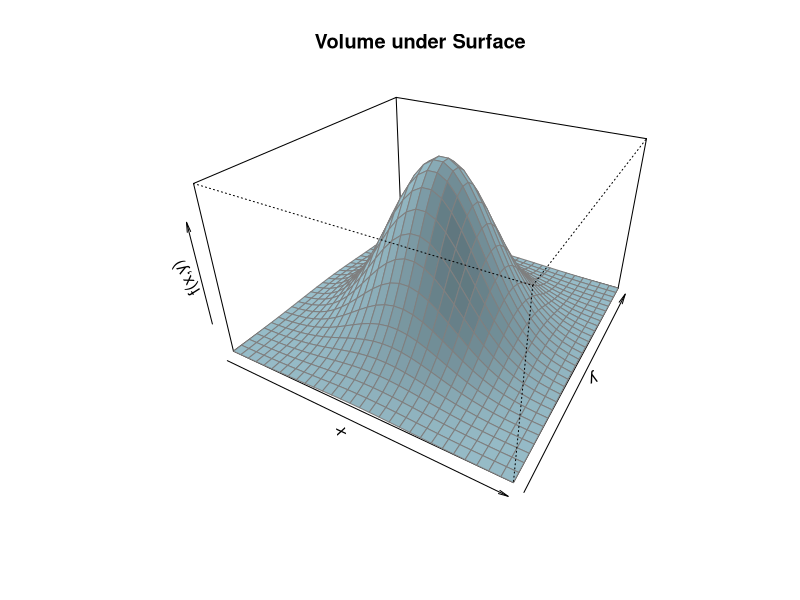
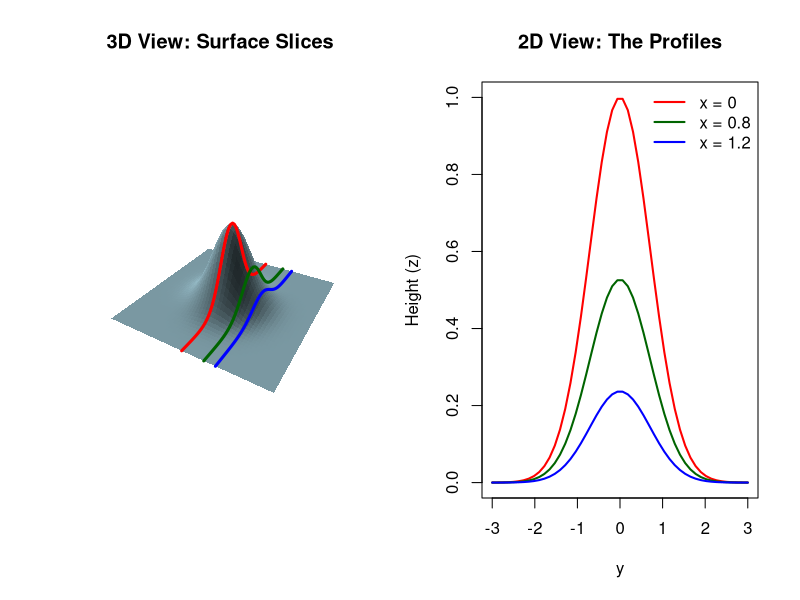
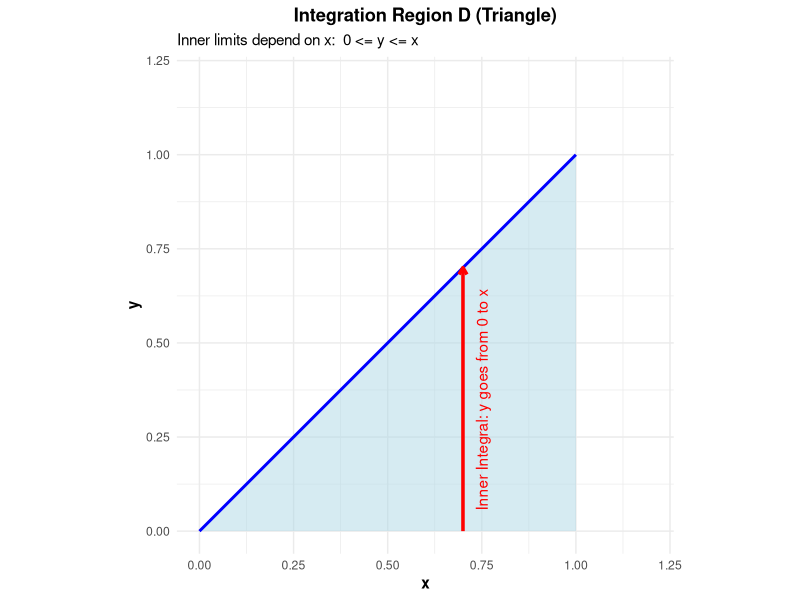

Write the R code that produced these figures, in order.
## ---- chunk 1
# This chunk sets up the environment.
knitr::opts_chunk$set(echo = FALSE, warning = FALSE, message = FALSE, fig.align="center")

library(ggplot2)
library(gridExtra)

# Common plotting theme for consistency
common_theme <- theme_minimal() + 
                theme(axis.title = element_text(face="bold"),
                      plot.title = element_text(face="bold", hjust = 0.5))

## ---- chunk 2
# Define function
f <- function(x, y) { exp(-(x^2 + y^2)) }

# Create grid
x_vals <- seq(-2, 2, length.out = 30)
y_vals <- seq(-2, 2, length.out = 30)
z_vals <- outer(x_vals, y_vals, f)

# 3D Plot
persp(x_vals, y_vals, z_vals,
      theta = 30, phi = 30, expand = 0.6,
      col = "lightblue", border = "gray50", shade = 0.2,
      xlab = "x", ylab = "y", zlab = "f(x,y)",
      main = "Volume under Surface")
## ---- chunk 3
# Define the function
f <- function(x, y) { exp(-(x^2 + y^2)) }

# Set up the grid for 3D plotting
x_vals <- seq(-3, 3, length.out = 50)
y_vals <- seq(-3, 3, length.out = 50)
z <- outer(x_vals, y_vals, f)

# Set up the layout (side by side)
par(mfrow = c(1, 2))

# --- Plot 1: 3D Surface ---
# Create the 3D perspective plot
persp_mat <- persp(x_vals, y_vals, z, theta = 30, phi = 30, expand = 0.5, col = "lightblue",
                   border = NA, shade = 0.5, box = FALSE,
                   main = "3D View: Surface Slices", xlab = "X", ylab = "Y", zlab = "Z")

# Add lines for specific x-slices
slice_xs <- c(0, 0.8, 1.2)
colors <- c("red", "darkgreen", "blue")

for (i in 1:length(slice_xs)) {
  x_fixed <- slice_xs[i]
  # We need to compute the 3D coordinates for the line
  lines(trans3d(rep(x_fixed, length(y_vals)), y_vals, f(x_fixed, y_vals), pmat = persp_mat),
        col = colors[i], lwd = 3)
}

# --- Plot 2: 2D Profiles ---
# Plot the first slice to set up the axis
plot(y_vals, f(slice_xs[1], y_vals), type = "l", col = colors[1], lwd = 2,
     ylim = c(0, 1), main = "2D View: The Profiles", 
     xlab = "y", ylab = "Height (z)")

# Add the other slices
for (i in 2:length(slice_xs)) {
  lines(y_vals, f(slice_xs[i], y_vals), col = colors[i], lwd = 2)
}

# Add a legend
legend("topright", legend = paste("x =", slice_xs), col = colors, lwd = 2, bty = "n")
## ---- chunk 4
# Define the triangle polygon
triangle_df <- data.frame(x = c(0, 1, 1), y = c(0, 0, 1))

ggplot() +
  # Draw the domain D
  geom_polygon(data = triangle_df, aes(x, y), fill = "lightblue", alpha = 0.5) +
  geom_line(data = data.frame(x = c(0, 1), y = c(0, 1)), aes(x, y), size = 1, color = "blue") +
  
  # Draw the "Vertical Slice" at arbitrary x (e.g., x=0.7)
  geom_segment(aes(x = 0.7, y = 0, xend = 0.7, yend = 0.7), 
               color = "red", size = 1.2, arrow = arrow(length = unit(0.2, "cm"))) +
  
  # Annotations
  annotate("text", x = 0.75, y = 0.35, label = "Inner Integral: y goes from 0 to x", 
           color = "red", angle = 90, hjust = 0.5) +
  annotate("text", x = 0.5, y = -0.1, label = "Outer Integral: x goes from 0 to 1") +
  
  labs(title = "Integration Region D (Triangle)",
       subtitle = "Inner limits depend on x:  0 <= y <= x") +
  coord_fixed(xlim = c(0, 1.2), ylim = c(0, 1.2)) +
  common_theme
